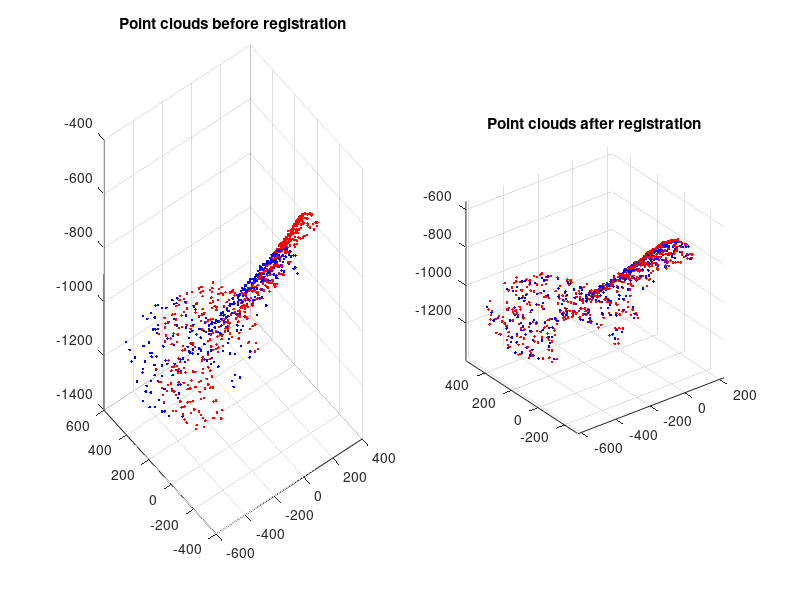

Recreate this plot in MATLAB.
% Trasformazione rigida
% Rosa Russo VR445639

clc
clear all
close all

load Corr3D.mat;

% Centroids computation
centroideX=sum(mean(model_i),1);
centroideY=sum(mean(data_i),1);

% Centralized coordinates
Xi=(model_i-centroideX)';
Yi=(data_i-centroideY)';

% Singular value coordinates decomposition
[U,S,V]=svd(Yi*Xi');

% det=1 -> Rotation matrix
I=eye(3);
I(3,3)=det(V*U');
% Rotation and translation matrices
R=V*I*U';
t=centroideX'-R*centroideY';

% Transformation matrix
G=[  R ,  t];

% Data adaptation in order to have a compatiple multiplication between the
% Transformation matrix and the data
data_imod=[data_i'; ones(size(data_i,1),1)'];

% Registered data
data_out=(G*data_imod)';

figure;
subplot(121);
plot3(model_i(:,1), model_i(:,2), model_i(:,3), 'b.');
hold on;
plot3(data_i(:,1), data_i(:,2), data_i(:,3), 'r.');
grid on;
title('Point clouds before registration');

subplot(122);
plot3(model_i(:,1), model_i(:,2), model_i(:,3), 'b.');
hold on;
plot3(data_out(:,1), data_out(:,2), data_out(:,3), 'r.');
grid on;
title('Point clouds after registration');
axis equal;

disp('Rototranslation matrix:');
disp(G);
